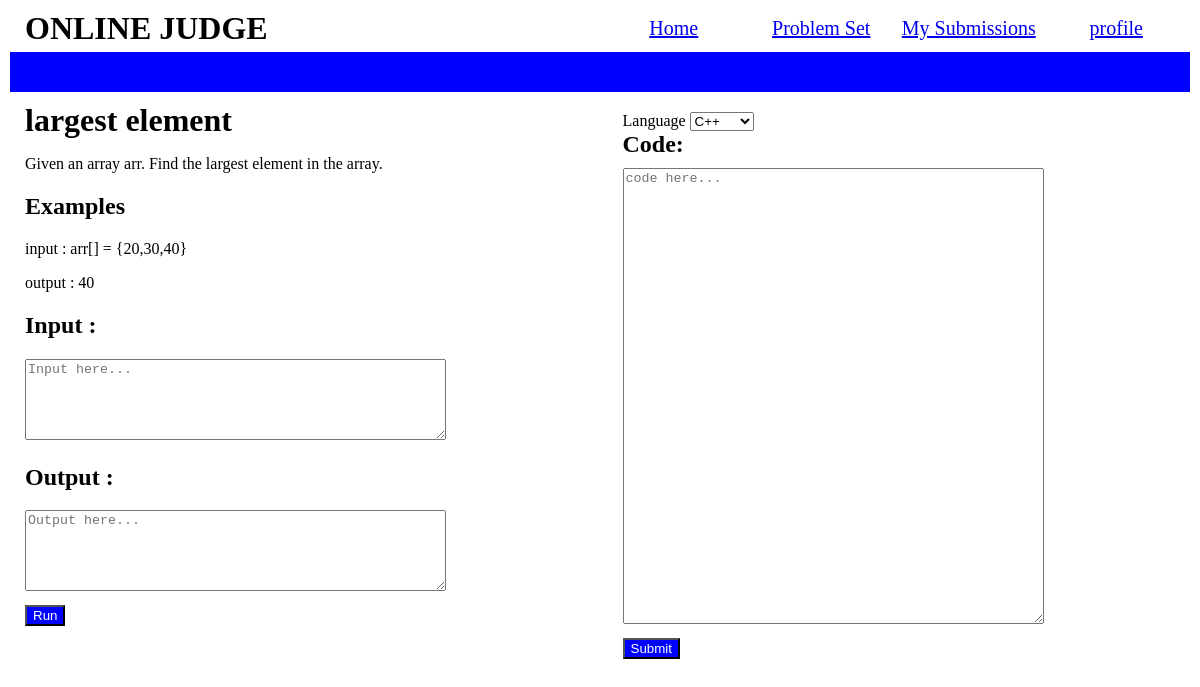
Page /problems/largest element/ on the committed database.
### problems/models.py (models this page shows)
class Problem_set(models.Model) :
    problem_name = models.CharField(max_length = 50, blank = True, unique = True )
    rating = models.DecimalField(max_digits = 2, decimal_places = 1)
    topics = models.TextField()

class Problem(models.Model) :
    problem_id = models.ForeignKey(Problem_set, on_delete = models.CASCADE, related_name = "problem_id")
    description = models.TextField()
    input_problem = models.CharField(max_length = 200, blank = True)
    output_problem = models.CharField(max_length = 200, blank = True)

### problems/views.py (the view)
# urls.py: path('problems/<str:problem_name1>/',problem_view, name = "problem"),
def problem_view(request, problem_name1) :
    problem_description = Problem_set.objects.get(problem_name = problem_name1)
    problem_question = Problem.objects.get(pk = problem_description.pk)
    my_context = ({
        "problem_name" : problem_description.problem_name,
        "problem_id" : problem_description.pk,
        "problem_question" : problem_question.description,
        "problem_input" : problem_question.input_problem,
        "problem_output" : problem_question.output_problem,
        "problem_rating" : problem_description.rating
    })
    return render(request,"problem.html",{"my_context" : my_context})

### templates/problem.html (shortened to what this page needs)
{% extends "copy_main.html" %}
{% block link %}
<link rel="stylesheet" href="/static/problem.css/">
{% endblock %}
{% block body %}
<div class="box">
    <div class="navbar">
        <div class="heading">
            <h1>ONLINE JUDGE</h1>
        </div>
        <div class="links">
            <div class="link"><a href="/">Home</a></div>
            <div class="link"><a href="/problems">Problem Set</a></div>
            <div class="link"><a href="register/temp">My Submissions</a></div>
            <div class="link"><a href="register/temp">profile</a></div>
        </div>
    </div>
    <div class="bluebar">
    </div>
</div>
<div class="bottom">
    <div class="left">
        <div>
            <h1>{{my_context.problem_name}}</h1>
        </div>
        <div>
            <p>{{my_context.problem_question}}</p>
        </div>
        <div class="examples">
            <div>
                <h2>Examples</h2>
            </div>
            <div>
                <p> input : {{my_context.problem_input}}</p>
            </div>
            <div>
                <p>output : {{my_context.problem_output}}</p>
            </div>
        </div>
        <div class="input_box">
            <form action ="{% url 'run' my_context.problem_name %}" method="POST" onrun="copyCodeToRunForm()"> {% csrf_token %}
                <h2>Input :</h2>
                <div class="input"><textarea name="input" rows="5" cols="50" placeholder="Input here..."></textarea>
                </div>
                <h2>Output :</h2>
                <div class="output"><textarea name="output" rows="5" cols="50" placeholder="Output here..." readonly></textarea>
                </div>
                <button type="submit" name = "action" value = "Run">Run</button>
            </form>
        </div>
    </div>
    <div class="right">
        <form action = "{% url 'submission' %}" method = "POST"> {% csrf_token %}
            <label for = "language" >Language</label>
            <select id = "language" name = "language">
                <option value = "C++">C++</option>
            </select>
            <h2>Code:</h2>
            <textarea id = "code" name="code" rows="30" cols="50" placeholder="code here..."></textarea>
            <div class="submit">
                <button type="submit" name = "action" value = "Submit" >Submit</button>
            </div>
        </form>
    </div>
</div>
{% endblock %}

### static/problem.css (style rules this page uses)
body,html { margin : 0; }
.box { margin : 10px; }
.navbar { display : flex; box-sizing: border-box; }
.heading { background-color: white; width : 50%; }
h1 { margin : 0; padding-left : 15px; }
.links { width : 50%; background-color: white; display : flex; justify-content: center; align-items: center; }
.link { width : 25%; text-align : center; font-size : 20px; }
.bluebar { margin-top : 5px; background-color: blue; height : 40px; }
.bottom { margin-top : 10px; padding-left: 25px; display : flex; }
.bottom h1 { margin : 0; padding-left : 0; }
.input_box button { margin-top : 10px; background-color: blue; color : white; }
.left { width : 50%; }
.right { margin :10px; width : 35%; }
.right h2 { margin : 0; }
.right textarea { margin-top : 10px; }
.submit button { margin-top: 10px; background-color: blue; color : white; }

### rows in the picture
Problem_set: problem_name "largest element"
Problem: problem_question "Given an array arr. Find the largest element in the array.", problem_input "arr[] = {20,30,40}", problem_output "40"
